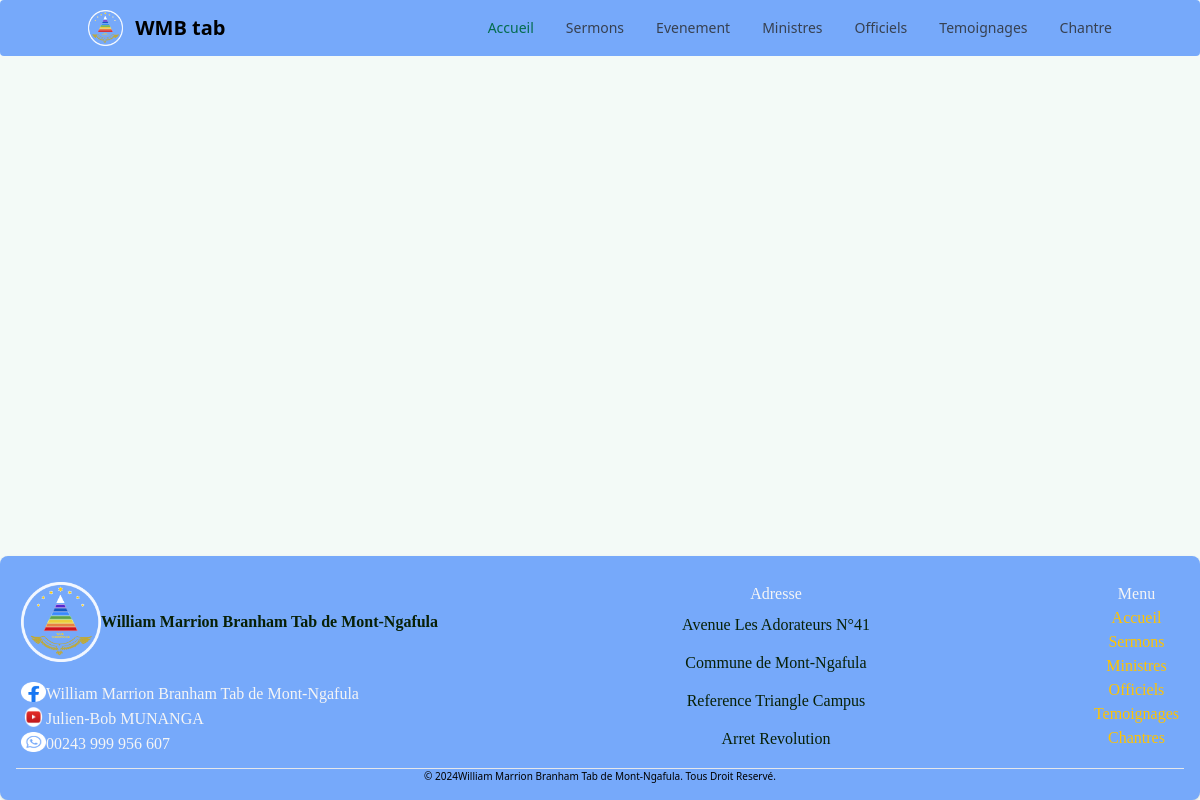
The page /chantre/ on the database as committed earlier.
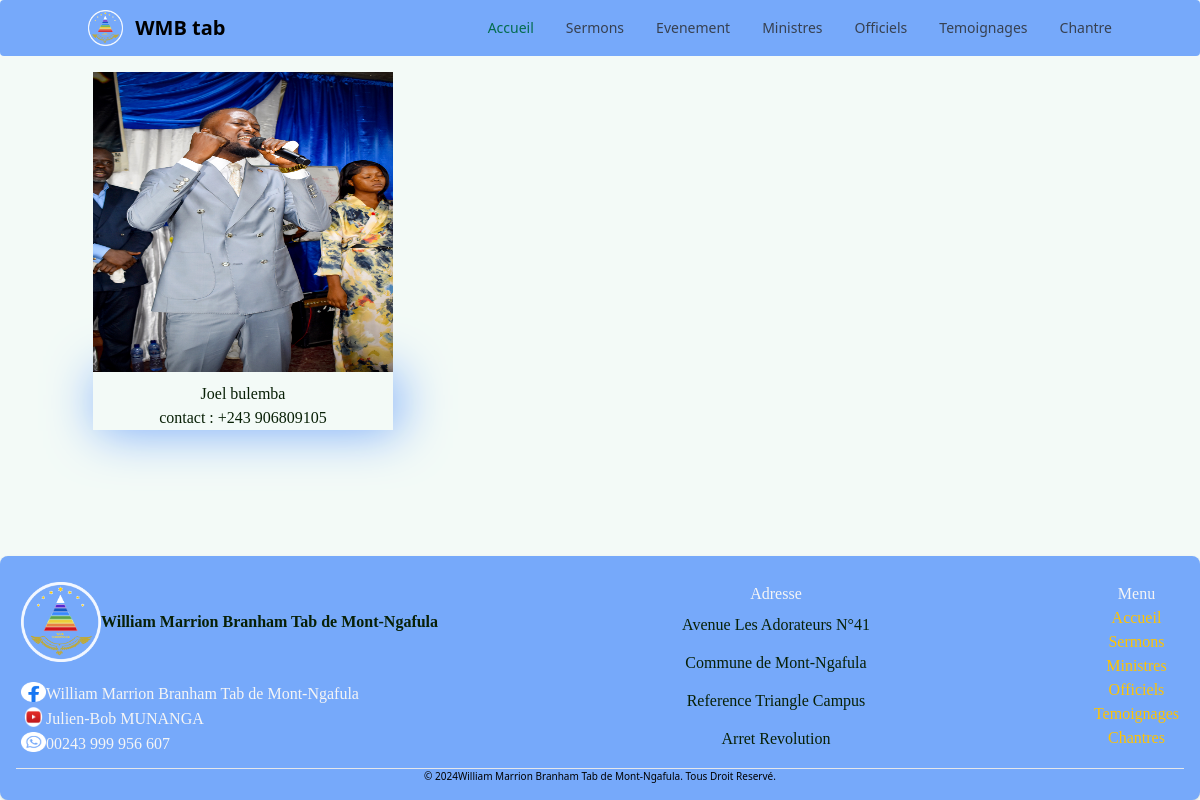
The same page on the database as committed later.
### OurData/models.py (models this page shows, shortened)
class Chantre(models.Model):
    Nom = models.CharField(max_length=100, blank=False)
    Phone_number = models.CharField(max_length=100, blank=True)
    photo = models.ImageField(blank=False, upload_to='chamtrepictures', null=False)
    class Meta:
        verbose_name = 'Chantre'

### OurData/views.py (the view)
# urls.py: path("chantre/", chantre, name="chantre")
def chantre(request):
    chantres = Chantre.objects.all()
    return render(request, "chantre.html", {"chantres": chantres})

### templates/chantre.html (shortened to what this page needs)
{% extends "_base.html" %}
{% load static %}
{% block content %}
<div class="row">
{% for chantre in chantres %}
<div class="card mb-3" style="max-width: 540px;">
  <div class="row-min">
    <div class="col-md-4">
      <img src="{{chantre.photo.url}}" class="img" alt="...">
    </div>
    <div class="card-body">
      <h5 class="card-title"> {{ chantre.Nom }} </h5>
      <p class="card-text">contact : {{ chantre.Phone_number }}</p>
    </div>
  </div>
</div>
{% endfor %}
</div>
{% endblock content %}

Rows that differ between the two databases and show on the page:
added Chantre: photo (picture), Nom "Joel bulemba", Phone_number "+243 906809105"
